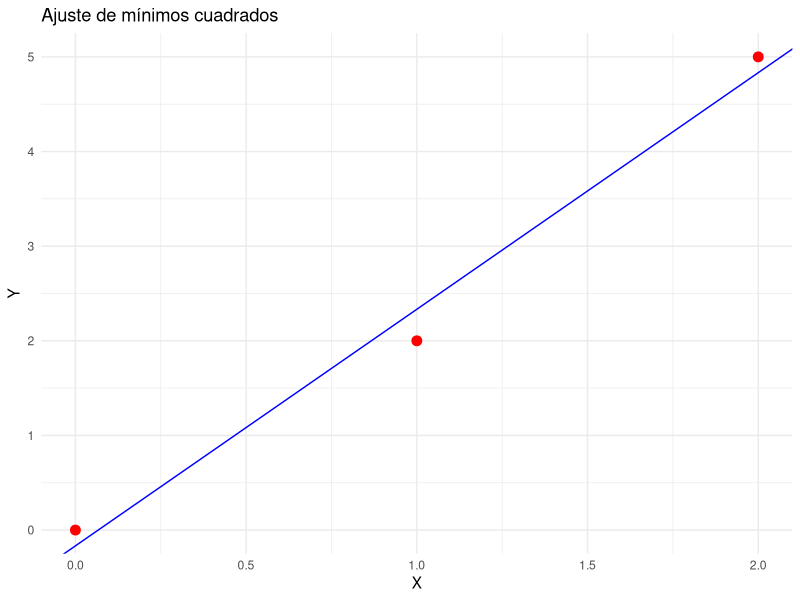

Reproduce this figure in R.

########### EJERCICIOS MÍNIMOS CUADRADOS ##################################################################

rm(list = ls())

###############
# Ejercicio 1 #
###############

# Determinar si las siguientes matrices son de rango pleno por filas o por columnas.

# Cargar la librería Matrix
library(Matrix)


#####################
# Definir la matriz A
A = matrix(c(1, 2, 0), nrow = 1, ncol = 3)

# Calcular el rango de la matriz usando la descomposición QR
rango = qr(A)$rank

# Mostrar el rango de la matriz
cat("El rango de la matriz A es:", rango, "\n")

# Verificar si es de rango pleno por filas o columnas
num_filas = nrow(A)
num_columnas = ncol(A)

# Resultados
if (rango == num_filas) {
  cat("La matriz A es de rango pleno por filas.\n")
} else {
  cat("La matriz A no es de rango pleno por filas.\n")
}

if (rango == num_columnas) {
  cat("La matriz A es de rango pleno por columnas.\n")
} else {
  cat("La matriz A no es de rango pleno por columnas.\n")
}


#####################
# Definir la matriz B
B = matrix(c(2, 1, 5, -1, 1, 3), nrow = 2, ncol = 3)

# Calcular el rango de la matriz
rango = qr(B)$rank

# Mostrar el rango de la matriz
cat("El rango de la matriz B es:", rango, "\n")

# Verificar si es de rango pleno por filas o columnas
num_filas = nrow(B)
num_columnas = ncol(B)

# Resultados
if (rango == num_filas) {
  cat("La matriz B es de rango pleno por filas.\n")
} else {
  cat("La matriz B no es de rango pleno por filas.\n")
}

if (rango == num_columnas) {
  cat("La matriz B es de rango pleno por columnas.\n")
} else {
  cat("La matriz B no es de rango pleno por columnas.\n")
}


#####################
# Definir la matriz C
C = matrix(c(1, 0, -1, 1, 2, 0, 1, 1), nrow = 4, ncol = 2)

# Calcular el rango de la matriz
rango = qr(C)$rank

# Mostrar el rango de la matriz
cat("El rango de la matriz C es:", rango, "\n")

# Verificar si es de rango pleno por filas o columnas
num_filas = nrow(C)
num_columnas = ncol(C)

# Resultados
if (rango == num_filas) {
  cat("La matriz B es de rango pleno por filas.\n")
} else {
  cat("La matriz B no es de rango pleno por filas.\n")
}

if (rango == num_columnas) {
  cat("La matriz B es de rango pleno por columnas.\n")
} else {
  cat("La matriz B no es de rango pleno por columnas.\n")
}


#####################
# Definir la matriz D
D = matrix(c(1, 2, 5, -1, 4, 0), nrow = 2, ncol = 4)

# Calcular el rango de la matriz
rango = qr(D)$rank

# Mostrar el rango de la matriz
cat("El rango de la matriz D es:", rango, "\n")

# Verificar si es de rango pleno por filas o columnas
num_filas = nrow(D)
num_columnas = ncol(D)

# Resultados
if (rango == num_filas) {
  cat("La matriz B es de rango pleno por filas.\n")
} else {
  cat("La matriz B no es de rango pleno por filas.\n")
}

if (rango == num_columnas) {
  cat("La matriz B es de rango pleno por columnas.\n")
} else {
  cat("La matriz B no es de rango pleno por columnas.\n")
}



###############
# Ejercicio 2 #
###############

rm(list = ls())

# Definir la matriz A
A <- matrix(c(1, 2, 5, -1, 4, 0), nrow = 2, byrow = TRUE)
A

# Verificar el rango de A para confirmar si es de rango completo por filas
rango <- qr(A)$rank
cat("El rango de la matriz A es:", rango, "\n")

# Número de filas y columnas
num_filas <- nrow(A)
num_columnas <- ncol(A)

# Comprobamos si la matriz es de rango completo por filas
if (rango == num_filas) {
  cat("La matriz A es de rango pleno por filas, por lo que tiene inversa a la derecha.\n")
} else {
  cat("La matriz A no es de rango pleno por filas, por lo que no tiene inversa a la derecha.\n")
}

# Calcular la pseudo-inversa derecha usando la fórmula: A_derecha_inv = t(A) %*% solve(A %*% t(A))
A_derecha_inv <- t(A) %*% solve(A %*% t(A))
cat("La inversa a la derecha de A es:\n")
print(A_derecha_inv)




###############
# Ejercicio 3 #
###############

    
# Definir los datos
# 0 = 0*m + n
# 2 = 1*m + n
# 5 = 2*m + n

# Cargar la librería necesaria
library(Matrix)

# Datos del ejercicio
x = c(0, 1, 2)
y = c(0, 2, 5)

# Paso 1: Ajuste de los datos a la recta y = ax + b
# La forma de la ecuación en mínimos cuadrados es: A * X = b, donde X = [a, b]
# A = [x, 1] y b = y
A = cbind(x, 1)  # Matriz con las x y una columna de 1s
b = matrix(y, nrow = 3, byrow = TRUE)  # Vector columna con los valores de y

# Paso 2: Determinar el tipo de sistema (compatible o incompatible) mediante el Teorema de Rouché-Frobenius
rango_A = qr(A)$rank
rango_ampliada = qr(cbind(A, b))$rank

cat("Rango de A:", rango_A, "\n")
cat("Rango de la matriz ampliada:", rango_ampliada, "\n")

if (rango_A == rango_ampliada && rango_A == ncol(A)) {
  cat("El sistema es compatible determinado.\n")
} else {
  cat("El sistema es incompatible, buscamos la solución de mínimos cuadrados.\n")
}

# Paso 3 y 4: Verificar la existencia de la inversa lateral izquierda y calcularla
A_inv_izquierda = solve(t(A) %*% A) %*% t(A)

# Paso 5: Resolver el sistema utilizando la inversa lateral
solucion = A_inv_izquierda %*% b
cat("La solución es: a =", solucion[1], ", b =", solucion[2], "\n")

# Paso 6: Graficar los puntos y la recta de ajuste
# Instalar y cargar ggplot2 solo si aún no está instalado
if (!requireNamespace("ggplot2", quietly = TRUE)) {
  install.packages("ggplot2")
}
library(ggplot2)

# Crear un data frame para los puntos
datos = data.frame(x = x, y = y)

# Graficar los puntos y la recta de ajuste
ggplot(datos, aes(x = x, y = y)) +
  geom_point(color = "red", size = 3) +
  geom_abline(slope = solucion[1], intercept = solucion[2], color = "blue") +
  labs(title = "Ajuste de mínimos cuadrados", x = "X", y = "Y") +
  theme_minimal()
